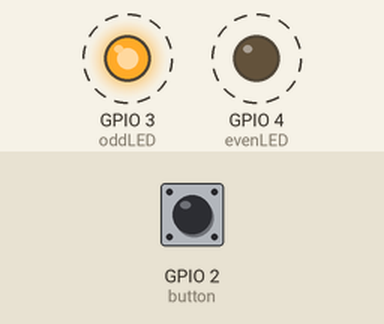
A program run on a simulated Raspberry Pi (BCM pin numbers). Shown: output pins drawn as LEDs (lit = HIGH). Dashed ring = blinking. The test bench sets the inputs (shaded band); at power-on: GPIO 2 (button) HIGH.

Above: at 1.25 s.
1.3 s: GPIO 2 (button) pulled LOW for 0.15 s
At 1.45 s:
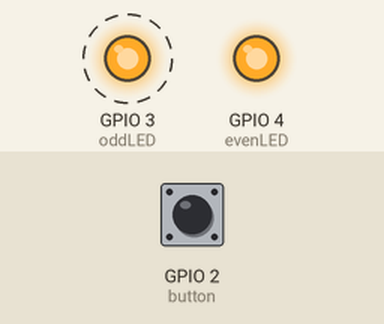
4.3 s: GPIO 2 (button) pulled LOW for 1 s
7.3 s: GPIO 2 (button) pulled LOW for 3.2 s
At 7.55 s:
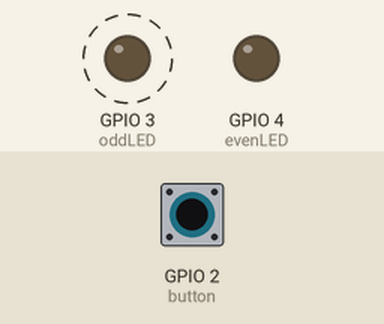
Timing chart, 0 to 18.0 s (numbered marks = the images above; inputs shaded):
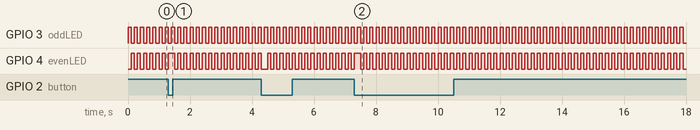

The program:

___________.py
```python
from gpiozero import LED
from gpiozero import Button
from signal import pause
from time import sleep

button = Button(2)
oddLED = LED(3)
evenLED = LED(4)

mode = 1


def toggleMode():
    global mode
    mode = 3 - mode


button.when_pressed = toggleMode

while True:
    if mode == 1:
        oddLED.on()
        sleep(0.1)
        oddLED.off()
        evenLED.on()
        sleep(0.1)
        evenLED.off()
    elif mode == 2:
        oddLED.on()
        evenLED.on()
        sleep(0.1)
        oddLED.off()
        evenLED.off()
        sleep(0.1)
```

Measured:
- by itself, GPIO 3 (oddLED): alternates HIGH for 0.10 s and LOW for 0.10 s
- by itself, GPIO 4 (evenLED): repeats every 0.20 s: LOW 0.10 s, HIGH 0.10 s
